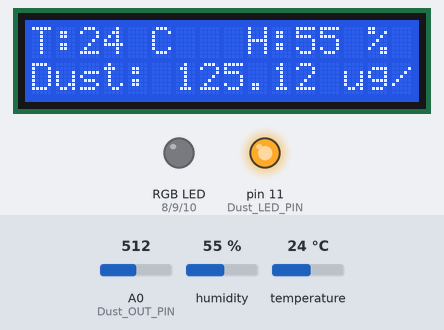
The sketch below on a simulated Arduino Uno, built with avr-gcc and run on an emulated ATmega328P. Parts: 16×2 character LCD, an RGB LED mixed from three pins (HIGH = lit), output pins drawn as LEDs (lit = HIGH). Inputs (shaded band) come from the test bench; at power-on: A0 (Dust_OUT_PIN) = 512, humidity 55 %, temperature 24 °C. Pins used as bus, display or sensor lines are not drawn.

Above: at 2.6 s.
2.7 s: A0 (Dust_OUT_PIN) set to 44
At 5.3 s:
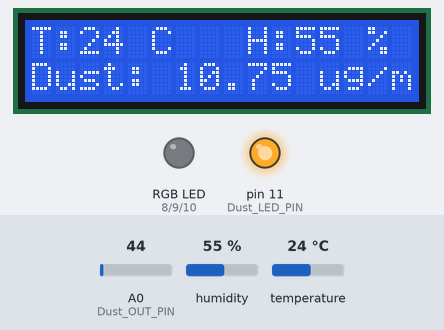
5.7 s: A0 (Dust_OUT_PIN) set to 37
At 7.1 s:
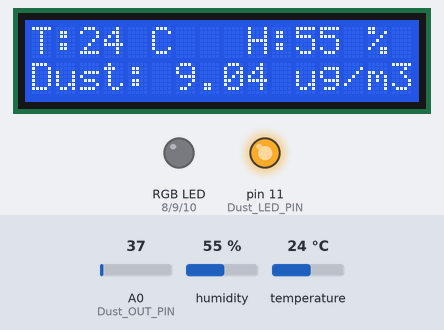
8.7 s: humidity set to 22 %
At 11.3 s:
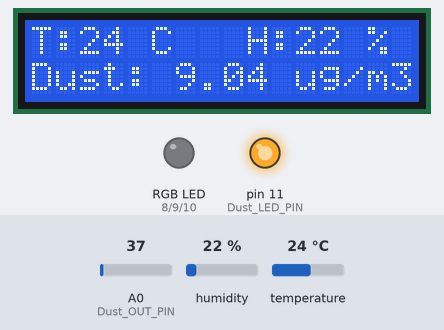
11.7 s: temperature set to 12 °C
At 13.1 s:
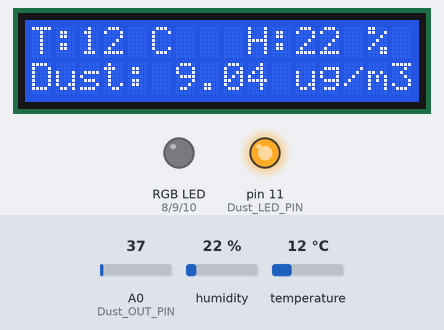
14.7 s: humidity set to 40 %
At 17.5 s:
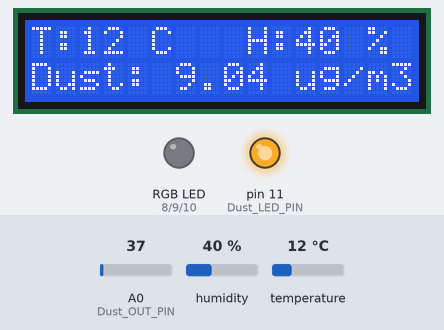
17.8 s: A0 (Dust_OUT_PIN) set to 0
At 18.7 s:
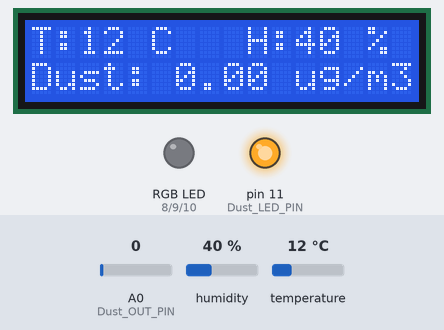
Timing chart, 0 to 20.8 s (numbered marks = the images above; inputs shaded):
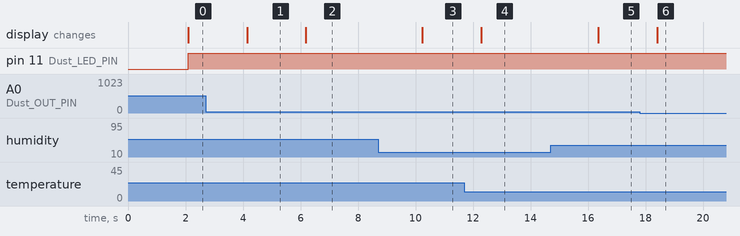

The sketch:

____.ino
```cpp
#include <SimpleDHT.h>   // 온습도센서 라이브러리
#include <LiquidCrystal.h>  // LCD 라이브러리

#define DHTPIN          7         // DHT핀(온습도센서) - 아두이노 연결핀 번호
#define DHTTYPE         DHT11     // DHT 타입 정하기 - DHT11
#define LCD_resolution  6       // LCD 화면 글자선명도 연결핀
SimpleDHT11 dht11(DHTPIN);   // DHT 설정 (온습도 센서 설정)
LiquidCrystal lcd(13, 12, 5, 4, 3, 2);   // LCD 핀 설정

// 미세먼지 센서 변수설정
#define Dust_LED_PIN    11 // 미세먼지 센서 LED 핀
#define Dust_OUT_PIN    A0 // 미세먼지 센서값 출력핀
int samplingTime = 280;
int deltaTime = 40;
int sleepTime = 9680;
float dust_sensorValue = 0;
float voltage = 0;
float dust_density = 0;

//RGB LED pin
#define RED     8
#define GREEN   9
#define BLUE    10

void setup() {
  Serial.begin(9600);
  lcd.begin(16,2);  // LCD 사용 설정
  pinMode(LCD_resolution, OUTPUT);
  pinMode(Dust_LED_PIN, OUTPUT); // 먼지센서 LED 출력모드
  pinMode(RED, OUTPUT);
  pinMode(GREEN, OUTPUT);
  pinMode(BLUE, OUTPUT);
  analogWrite(LCD_resolution, 100); // LCD 글자선명도(0~255)
  lcd.clear(); // LCD화면 지우기
}

void loop() {
  dht_check(); // 온습도 체크
  dust_check();  // 미세먼지 체크
  RGB_LED_check(); // RGB LED 체크
}

void RGB_LED_check() { // by PM 2.5
   // 이곳을 직접 채워 주세요.
}

void LED_Color(int r, int g, int b) { // LED색을 바꾸는 부분
  digitalWrite(RED, r);
  digitalWrite(GREEN, g);
  digitalWrite(BLUE, b);
}

void dust_check() {  // 미세먼지 센서 처리하는 부분
  digitalWrite(Dust_LED_PIN, LOW); // 적외선 LED ON
  delayMicroseconds(samplingTime); // 280us = 0.28ms
  dust_sensorValue = analogRead(Dust_OUT_PIN); // 먼지센서 출력값 읽기
  delayMicroseconds(deltaTime); // for pulse width of 0.32ms = 0.28ms + 0.04ms
  digitalWrite(Dust_LED_PIN, HIGH); // 적외선 LED OFF
  delayMicroseconds(sleepTime); // 9.680ms (10ms=9.680ms+0.32ms)
  voltage = dust_sensorValue * (5.0 / 1023.0); // 0~1023센서값을 0~5V로 변환하기
  dust_density = 50*voltage;  // ug/m3로 단위 변환
  lcd.setCursor(0,1);
  lcd.print("Dust: ");
  lcd.print(dust_density);
  lcd.print(" ug/m3");
}

void dht_check() {
  delay(2000); // 2초 딜레이를 줘야 온습도 센서가 올바로 작동됨
  byte t = 0;  // 온도 변수
  byte h = 0;  // 습도 변수
  dht11.read(&t, &h, NULL); // 온습도 값 저장.

  lcd.setCursor(0,0); // LCD 왼쪽위 첫칸
  lcd.print("T:");
  lcd.print(t);  // 온도값 출력
  lcd.print(" C");
  lcd.setCursor(9,0); // LCD 첫줄 가운데쯤
  lcd.print("H:");
  lcd.print(h);  // 습도값 출력
  lcd.print(" %");
}
```

Measured:
- after the input at 2.7 s, the display: changes after 1.4 s (image 1)
- after the input at 5.7 s, the display: changes after 0.48 s (image 2)
- after the input at 8.7 s, the display: changes after 1.5 s (image 3)
- after the input at 11.7 s, the display: changes after 0.58 s (image 4)
- after the input at 14.7 s, the display: changes after 1.7 s (image 5)
- after the input at 17.8 s, the display: changes after 0.61 s (image 6)
